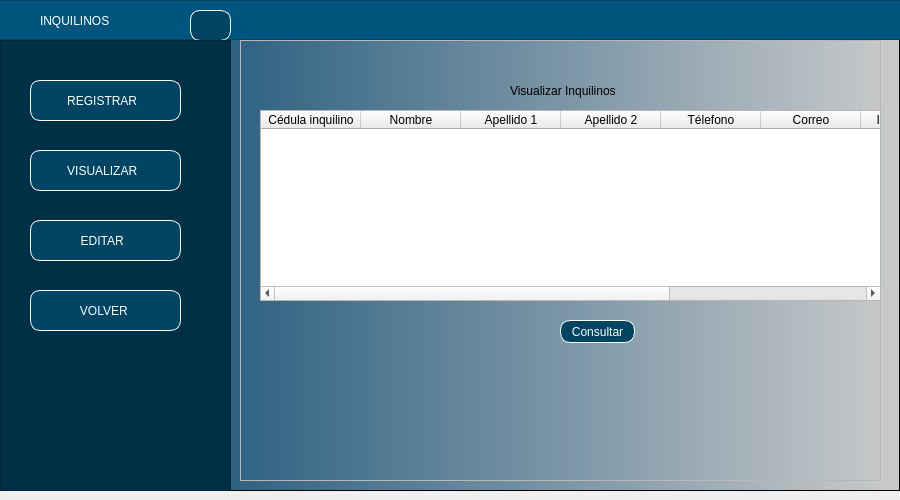
<?xml version="1.0" encoding="UTF-8"?>
<ui version="4.0">
 <class>MainWindow</class>
 <widget class="QMainWindow" name="MainWindow">
  <property name="geometry">
   <rect>
    <x>0</x>
    <y>0</y>
    <width>900</width>
    <height>500</height>
   </rect>
  </property>
  <property name="minimumSize">
   <size>
    <width>900</width>
    <height>500</height>
   </size>
  </property>
  <property name="maximumSize">
   <size>
    <width>900</width>
    <height>16777215</height>
   </size>
  </property>
  <property name="windowTitle">
   <string>MainWindow</string>
  </property>
  <widget class="QWidget" name="centralwidget">
   <layout class="QHBoxLayout" name="horizontalLayout" stretch="0">
    <property name="leftMargin">
     <number>0</number>
    </property>
    <property name="topMargin">
     <number>0</number>
    </property>
    <property name="rightMargin">
     <number>0</number>
    </property>
    <item>
     <widget class="QFrame" name="framefondo">
      <property name="styleSheet">
       <string notr="true">QWidget#framefondo{
background-color: qlineargradient(spread:pad, x1:0, y1:0, x2:1, y2:0, stop:0.039548 rgba(0, 67, 109, 255), stop:1 rgba(203, 203, 203, 255));}</string>
      </property>
      <property name="frameShape">
       <enum>QFrame::StyledPanel</enum>
      </property>
      <property name="frameShadow">
       <enum>QFrame::Raised</enum>
      </property>
      <widget class="QFrame" name="frame_superior">
       <property name="geometry">
        <rect>
         <x>-10</x>
         <y>0</y>
         <width>911</width>
         <height>40</height>
        </rect>
       </property>
       <property name="maximumSize">
        <size>
         <width>16777215</width>
         <height>40</height>
        </size>
       </property>
       <property name="styleSheet">
        <string notr="true">background-color: rgb(0, 85, 127);</string>
       </property>
       <property name="frameShape">
        <enum>QFrame::StyledPanel</enum>
       </property>
       <property name="frameShadow">
        <enum>QFrame::Raised</enum>
       </property>
       <widget class="QLabel" name="label">
        <property name="geometry">
         <rect>
          <x>50</x>
          <y>10</y>
          <width>181</width>
          <height>21</height>
         </rect>
        </property>
        <property name="styleSheet">
         <string notr="true">font: 16pt &quot;Arial&quot;;
color: white;</string>
        </property>
        <property name="text">
         <string>INQUILINOS</string>
        </property>
       </widget>
       <widget class="QPushButton" name="pushButton_5">
        <property name="geometry">
         <rect>
          <x>200</x>
          <y>10</y>
          <width>41</width>
          <height>31</height>
         </rect>
        </property>
        <property name="styleSheet">
         <string notr="true">QPushButton{
font: 87 9pt &quot;Arial&quot;;
background-color: rgb(0, 68, 100);
color:white;
border:1px solid white;
border-radius: 10px;
}


QPushButton:hover {
background-color:qlineargradient(spread:pad, x1:0, y1:0, x2:1, y2:0, stop:0.039548 rgba(0, 67, 109, 255), stop:1 rgba(203, 203, 203, 255))
}</string>
        </property>
        <property name="text">
         <string/>
        </property>
        <property name="icon">
         <iconset>
          <normaloff>Imagenes/menu.png</normaloff>Imagenes/menu.png</iconset>
        </property>
       </widget>
      </widget>
      <widget class="QFrame" name="frameBotones">
       <property name="geometry">
        <rect>
         <x>0</x>
         <y>40</y>
         <width>231</width>
         <height>451</height>
        </rect>
       </property>
       <property name="styleSheet">
        <string notr="true">QFrame{
background-color: rgb(0, 48, 70)
}


QPushButton{
font: 87 9pt &quot;Arial&quot;;
background-color: rgb(0, 68, 100);
color:white;
border:1px solid white;
border-radius: 10px;
}


QPushButton:hover {
background-color:qlineargradient(spread:pad, x1:0, y1:0, x2:1, y2:0, stop:0.039548 rgba(0, 67, 109, 255), stop:1 rgba(203, 203, 203, 255))
}</string>
       </property>
       <property name="frameShape">
        <enum>QFrame::StyledPanel</enum>
       </property>
       <property name="frameShadow">
        <enum>QFrame::Raised</enum>
       </property>
       <widget class="QPushButton" name="btnRegistrar_2">
        <property name="geometry">
         <rect>
          <x>30</x>
          <y>40</y>
          <width>151</width>
          <height>41</height>
         </rect>
        </property>
        <property name="layoutDirection">
         <enum>Qt::RightToLeft</enum>
        </property>
        <property name="styleSheet">
         <string notr="true"/>
        </property>
        <property name="text">
         <string>REGISTRAR  </string>
        </property>
        <property name="icon">
         <iconset>
          <normaloff>Imagenes/registrar.png</normaloff>Imagenes/registrar.png</iconset>
        </property>
       </widget>
       <widget class="QPushButton" name="btnVisualizar">
        <property name="geometry">
         <rect>
          <x>30</x>
          <y>110</y>
          <width>151</width>
          <height>41</height>
         </rect>
        </property>
        <property name="layoutDirection">
         <enum>Qt::RightToLeft</enum>
        </property>
        <property name="styleSheet">
         <string notr="true"/>
        </property>
        <property name="text">
         <string>VISUALIZAR  </string>
        </property>
        <property name="icon">
         <iconset>
          <normaloff>Imagenes/buscar.png</normaloff>Imagenes/buscar.png</iconset>
        </property>
       </widget>
       <widget class="QPushButton" name="btnEditar">
        <property name="geometry">
         <rect>
          <x>30</x>
          <y>180</y>
          <width>151</width>
          <height>41</height>
         </rect>
        </property>
        <property name="layoutDirection">
         <enum>Qt::RightToLeft</enum>
        </property>
        <property name="styleSheet">
         <string notr="true"/>
        </property>
        <property name="text">
         <string>EDITAR  </string>
        </property>
        <property name="icon">
         <iconset>
          <normaloff>Imagenes/actualizar.png</normaloff>Imagenes/actualizar.png</iconset>
        </property>
       </widget>
       <widget class="QPushButton" name="btnVolver">
        <property name="geometry">
         <rect>
          <x>30</x>
          <y>250</y>
          <width>151</width>
          <height>41</height>
         </rect>
        </property>
        <property name="layoutDirection">
         <enum>Qt::RightToLeft</enum>
        </property>
        <property name="text">
         <string>VOLVER </string>
        </property>
        <property name="icon">
         <iconset>
          <normaloff>Imagenes/volver.png</normaloff>Imagenes/volver.png</iconset>
        </property>
       </widget>
      </widget>
      <widget class="QFrame" name="framePaginas">
       <property name="geometry">
        <rect>
         <x>240</x>
         <y>40</y>
         <width>641</width>
         <height>441</height>
        </rect>
       </property>
       <property name="frameShape">
        <enum>QFrame::StyledPanel</enum>
       </property>
       <property name="frameShadow">
        <enum>QFrame::Raised</enum>
       </property>
       <widget class="QStackedWidget" name="stackedWidget">
        <property name="geometry">
         <rect>
          <x>-10</x>
          <y>0</y>
          <width>661</width>
          <height>461</height>
         </rect>
        </property>
        <property name="currentIndex">
         <number>0</number>
        </property>
        <widget class="QWidget" name="pageVisualizar">
         <widget class="QLabel" name="label_13">
          <property name="geometry">
           <rect>
            <x>280</x>
            <y>40</y>
            <width>201</width>
            <height>21</height>
           </rect>
          </property>
          <property name="styleSheet">
           <string notr="true">font: 12pt &quot;Arial&quot;;</string>
          </property>
          <property name="text">
           <string>Visualizar Inquilinos</string>
          </property>
         </widget>
         <widget class="QTableWidget" name="tableVizualizarInquilinos">
          <property name="geometry">
           <rect>
            <x>30</x>
            <y>70</y>
            <width>621</width>
            <height>191</height>
           </rect>
          </property>
          <column>
           <property name="text">
            <string>Cédula inquilino</string>
           </property>
          </column>
          <column>
           <property name="text">
            <string>Nombre</string>
           </property>
          </column>
          <column>
           <property name="text">
            <string>Apellido 1</string>
           </property>
          </column>
          <column>
           <property name="text">
            <string>Apellido 2</string>
           </property>
          </column>
          <column>
           <property name="text">
            <string>Télefono</string>
           </property>
          </column>
          <column>
           <property name="text">
            <string>Correo</string>
           </property>
          </column>
          <column>
           <property name="text">
            <string>ID propiedad</string>
           </property>
          </column>
          <column>
           <property name="text">
            <string>Fecha Inicio</string>
           </property>
          </column>
          <column>
           <property name="text">
            <string>Fecha Final</string>
           </property>
          </column>
         </widget>
         <widget class="QPushButton" name="btnConsultarInq">
          <property name="geometry">
           <rect>
            <x>330</x>
            <y>280</y>
            <width>75</width>
            <height>23</height>
           </rect>
          </property>
          <property name="styleSheet">
           <string notr="true">QPushButton{
font: 87 9pt &quot;Arial&quot;;
background-color: rgb(0, 68, 100);
color:white;
border:1px solid white;
border-radius: 10px;
}


QPushButton:hover {
background-color:rgb(0, 101, 148);
}</string>
          </property>
          <property name="text">
           <string>Consultar</string>
          </property>
         </widget>
        </widget>
       </widget>
      </widget>
     </widget>
    </item>
   </layout>
  </widget>
 </widget>
 <resources/>
 <connections/>
</ui>
